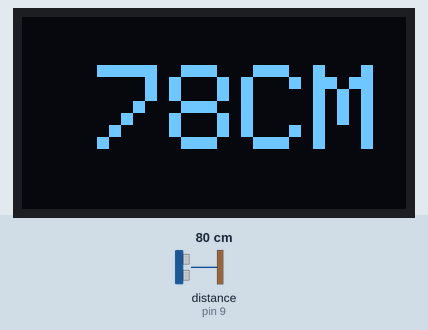
This sketch was run on a simulated Arduino Uno, built with avr-gcc and run on an emulated ATmega328P. On the bench: 128×64 one-colour display. Wiring (inferred from the names in the program): ultrasonic range finder: trigger pin 8; echo pin 9. The inputs (shaded band) are chosen by the test bench; at power-on: distance to the obstacle (sensor on pin 9) 80 cm. The echo pulse lasts 58.3 µs per cm.

Above: at 1.11 s.
1.3 s: distance to the obstacle (sensor on pin 9) set to 2 cm
At 2.3 s:
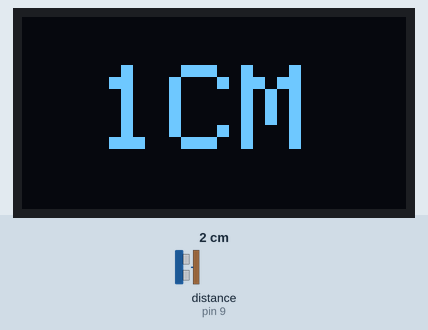
2.9 s: distance to the obstacle (sensor on pin 9) set to 60 cm
At 3.02 s:
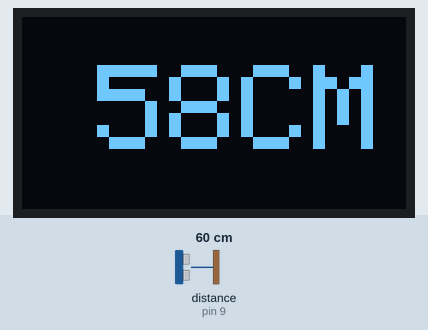
4.4 s: distance to the obstacle (sensor on pin 9) set to 4 cm
At 5.2 s:
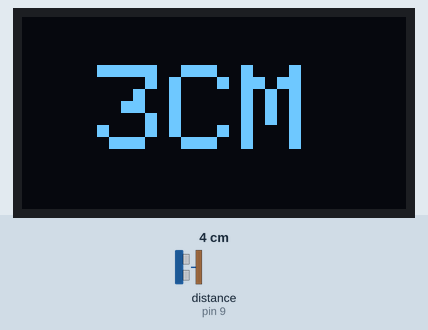
Timing chart, 0 to 7.4 s (numbered marks = the images above; inputs shaded):
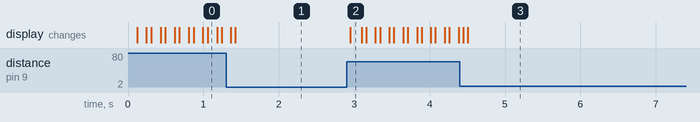

Measured:
- after the input at 1.3 s, the display: first changes after 0.06 s (image 1 shows a later state)
- after the input at 2.9 s, the display: changes after 0.05 s (image 2)
- after the input at 4.4 s, the display: first differs from a run without the input after 0.10 s (image 3)

The sketch:

Medidorultrasonico.ino
```cpp
#include <Wire.h>
#include <Adafruit_GFX.h>
#include <Adafruit_SSD1306.h>

#define ANCHO_PANTALLA 128
#define ALTO_PANTALLA 64

#define OLED_RESET -1
#define DIRECCION_PANTALLA 0x3C

Adafruit_SSD1306 display(ANCHO_PANTALLA, ALTO_PANTALLA, &Wire, OLED_RESET);

int pinTrig = 8;
int pinEcho = 9;
int time;
int distance;

void setup() {

  if (!display.begin(SSD1306_SWITCHCAPVCC, DIRECCION_PANTALLA)) {
    Serial.println(F("Fallo en la asignacion de SSD1306"));
  }

  display.clearDisplay();
  display.setTextSize(1);
  display.setTextColor(WHITE);
  display.setCursor(0, 0);
  display.setTextSize(3);
  display.println("Larrybot");
  display.display();

  ///////////////////////////////////////////////////////////////

  pinMode(pinTrig, OUTPUT);
  pinMode(pinEcho, INPUT);
  Serial.begin(9600);
  digitalWrite(pinTrig, LOW);

}

void loop() {
  //put your main code here, to run repeatedly:

  digitalWrite(pinTrig, HIGH);
  delayMicroseconds(10);
  digitalWrite(pinTrig, LOW);
  time = pulseIn(pinEcho, HIGH);

  distance = time / 59;

  display.clearDisplay();
  display.setTextSize(4);
  display.setTextColor(WHITE);
  display.setCursor(25, 16);
  display.print(distance);
  display.print("CM");
  display.display();
  delay(30);
}
```
